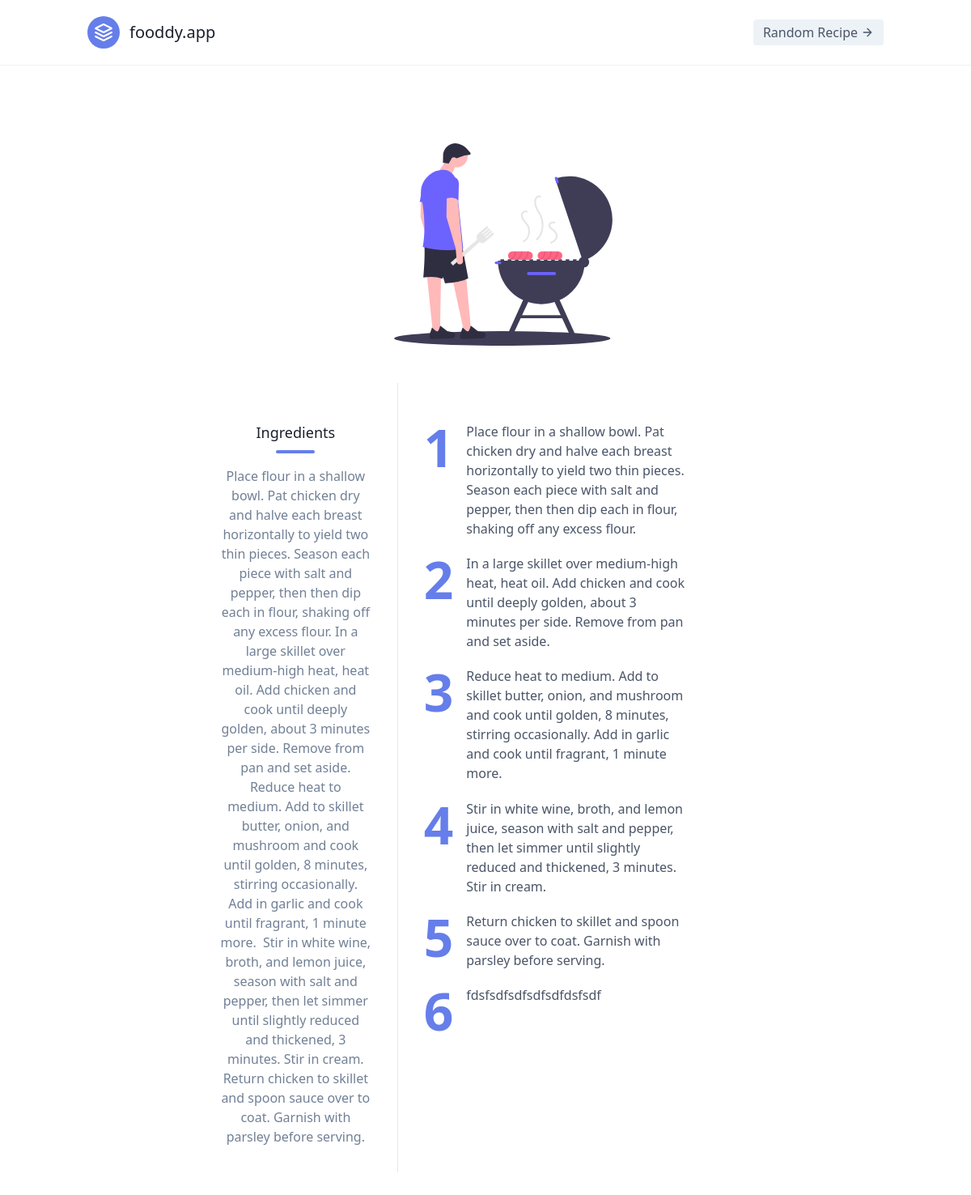
Page /test/ on the committed database.
### index/models.py (models this page shows, shortened)
class Recipe(models.Model):
    title = models.CharField(max_length=200, unique=True)
    slug = models.SlugField(max_length=200, unique=True)
    content = HTMLField()
    created_on = models.DateTimeField(auto_now_add=True)
    ingredients = models.TextField()
    description = models.TextField(default="cooking")
    class Meta:
        ordering = ['-created_on']

### index/views.py (the view)
# urls.py: path('<slug:slug>/', views.RecipeDetail.as_view(), name='recipe_detail'),
class RecipeDetail(generic.DetailView):
    model = Recipe
    template_name = 'recipe_detail.html'

### templates/recipe_detail.html (shortened to what this page needs)
{% extends 'base.html' %} {% block content %}
<section class="text-gray-700 body-font">
  <div class="container px-5 py-24 mx-auto flex flex-col">
    <div class="lg:w-4/6 mx-auto">
      <div class="rounded-lg h-64 overflow-hidden">
      </div>
      <div class="flex flex-col sm:flex-row mt-10">
        <div class="sm:w-1/3 text-center sm:pr-8 sm:py-8">
          <div class="flex flex-col items-center text-center justify-center">
            <h2 class="font-medium title-font mt-4 text-gray-900 text-lg">Ingredients</h2>
            <div class="w-12 h-1 bg-indigo-500 rounded mt-2 mb-4"></div>
            <p class="text-base text-gray-600">{{object.ingredients | safe}}</p>
          </div>
        </div>
        <div class="sm:w-2/3 sm:pl-8 sm:py-8 sm:border-l border-gray-300 sm:border-t-0 border-t mt-4 pt-4 sm:mt-0 text-center sm:text-left">
          <p class="leading-relaxed text-lg mb-4">{{object.content | safe}}</p>
        </div>
      </div>
    </div>
  </div>
</section>
{% endblock content %}

### templates/base.html (shortened to what this page needs)
<!DOCTYPE html>
<html lang="en" >
<head>
  <link rel='stylesheet' href='https://cdnjs.cloudflare.com/ajax/libs/tailwindcss/1.2.0/tailwind.min.css'>
</head>
<body>
<header class="text-gray-700 body-font border-b border-gray-200">
  <div class="container mx-auto flex flex-wrap p-5 flex-col md:flex-row items-center">
    <a class="flex title-font font-medium items-center text-gray-900 mb-4 md:mb-0" href="https://mert.dev/tailwind-blocks" target="_blank">
      <svg xmlns="http://www.w3.org/2000/svg" fill="none" stroke="currentColor" stroke-linecap="round" stroke-linejoin="round" stroke-width="2" class="w-10 h-10 text-white p-2 bg-indigo-500 rounded-full" viewBox="0 0 24 24">
        <path d="M12 2L2 7l10 5 10-5-10-5zM2 17l10 5 10-5M2 12l10 5 10-5"></path>
      </svg>
      <span class="ml-3 text-xl">fooddy.app
</span>
    </a>
    <form method="get" action="/recipe">
     <button class="inline-flex items-center bg-gray-200 border-0 py-1 px-3 focus:outline-none hover:bg-gray-300 rounded text-base mt-4 md:mt-0">Random Recipe
      <svg fill="none" stroke="currentColor" stroke-linecap="round" stroke-linejoin="round" stroke-width="2" class="w-4 h-4 ml-1" viewBox="0 0 24 24">
        <path d="M5 12h14M12 5l7 7-7 7"></path>
      </svg>
    </button></form></div>
</header>
 {% block content %}{% endblock content %}
</body>
</html>

### templates/base.html (style rules this page uses)
ol { list-style: none; counter-reset: my-awesome-counter; display: flex; flex-wrap: wrap; margin: 0; padding: 0; }
ol li { counter-increment: my-awesome-counter; display: flex; width: 80%; font-size: 1rem; margin-bottom: 1.2rem; }
ol li::before { color: #667eea; content: "" counter(my-awesome-counter); font-weight: bold; font-size: 4rem; margin-right: 1.0rem; line-height: 1; }

### rows in the picture
Recipe: ingredients "Place flour in a shallow bowl. Pat chicken dry and halve each breast horizontally to yield two thin pieces. Season each piece with salt and pepper, then then dip each in flour, shaking off any excess flour. In a large skillet over medium-high heat, heat oil. Add chicken and cook until deeply golden, about 3 minutes per side. Remove from pan and set aside. Reduce heat to medium. Add to skillet butter, onion, and mushroom and cook until golden, 8 minutes, stirring occasionally. Add in garlic and cook until fragrant, 1 minute more. Stir in white wine, broth, and lemon juice, season with salt and pepper, then let simmer until slightly reduced and thickened, 3 minutes. Stir in cream. Return…", content "Place flour in a shallow bowl. Pat chicken dry and halve each breast horizontally to yield two thin pieces. Season each piece with salt and pepper, then then dip each in flour, shaking off any excess flour. In a large skillet over medium-high heat, heat oil. Add chicken and cook until deeply golden, about 3 minutes per side. Remove from pan and set aside. Reduce heat to medium. Add to skillet butter, onion, and mushroom and cook until golden, 8 minutes, stirring occasionally. Add in garlic and cook until fragrant, 1 minute more. Stir in white wine, broth, and lemon juice, season with salt and pepper, then let simmer until slightly reduced and thickened, 3 minutes. Stir in cream. Return…"
